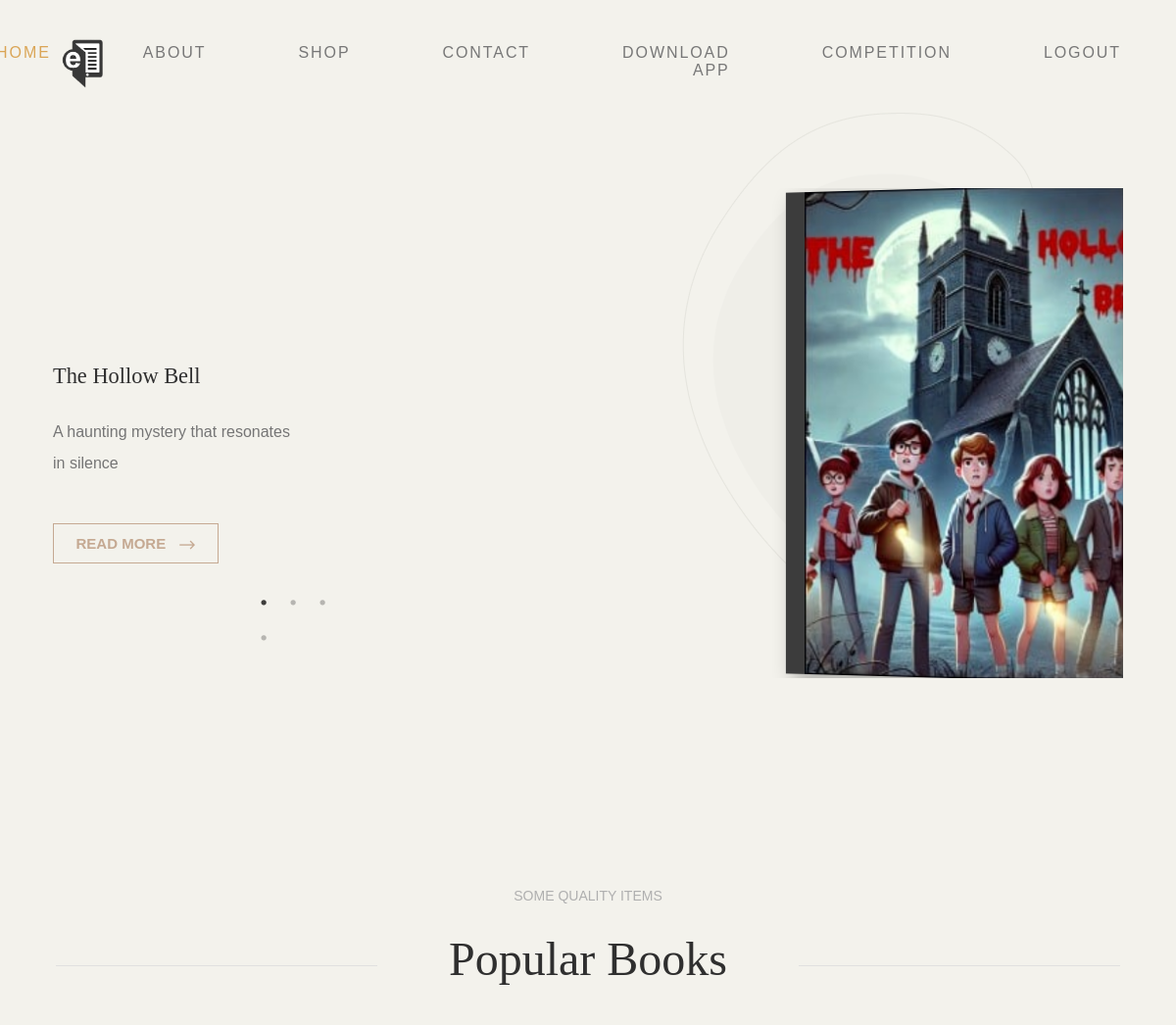
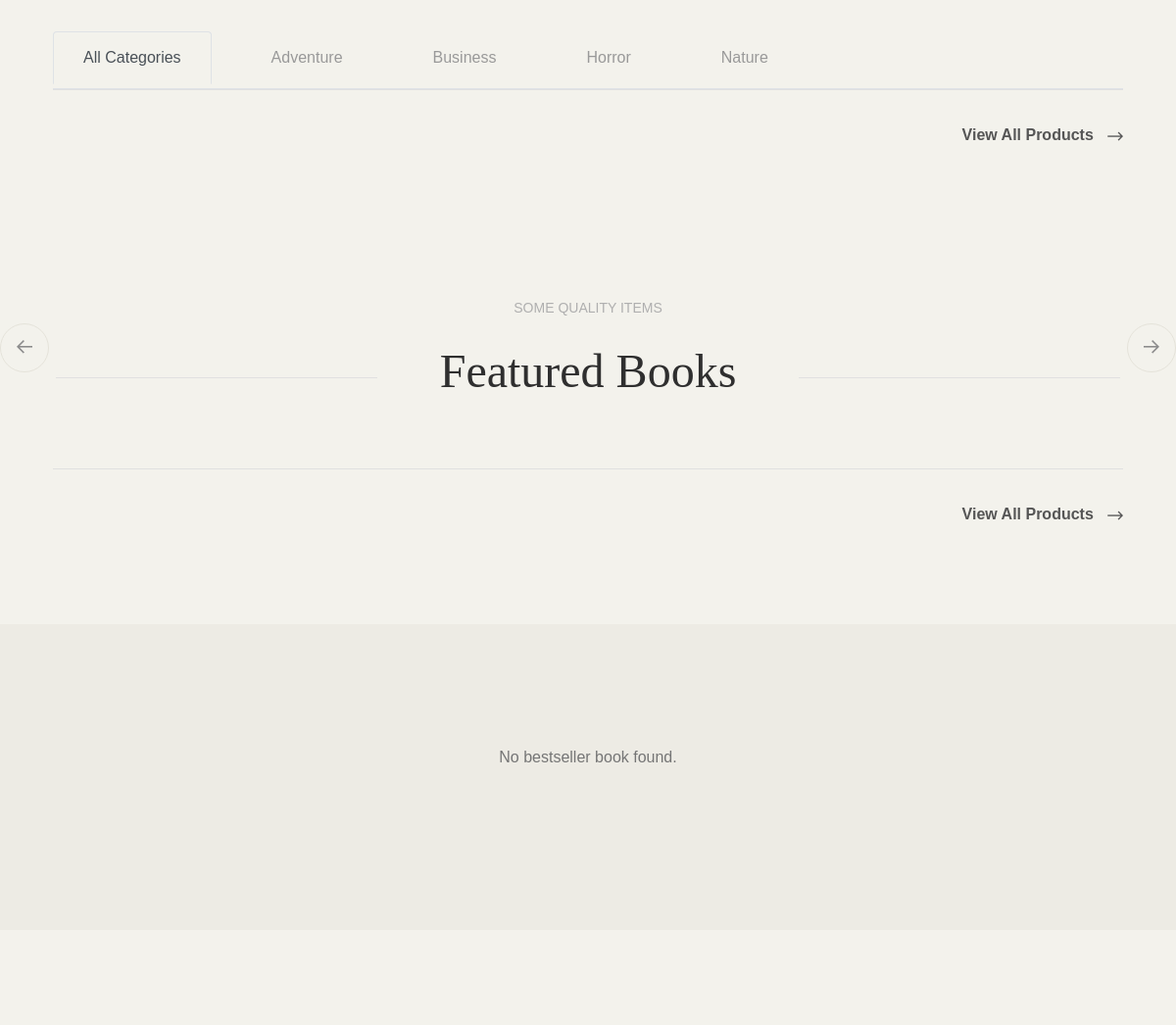
The page /dashboard/website/index.php (signed in, upper part) on the database as committed earlier (2 pictures, top to bottom).
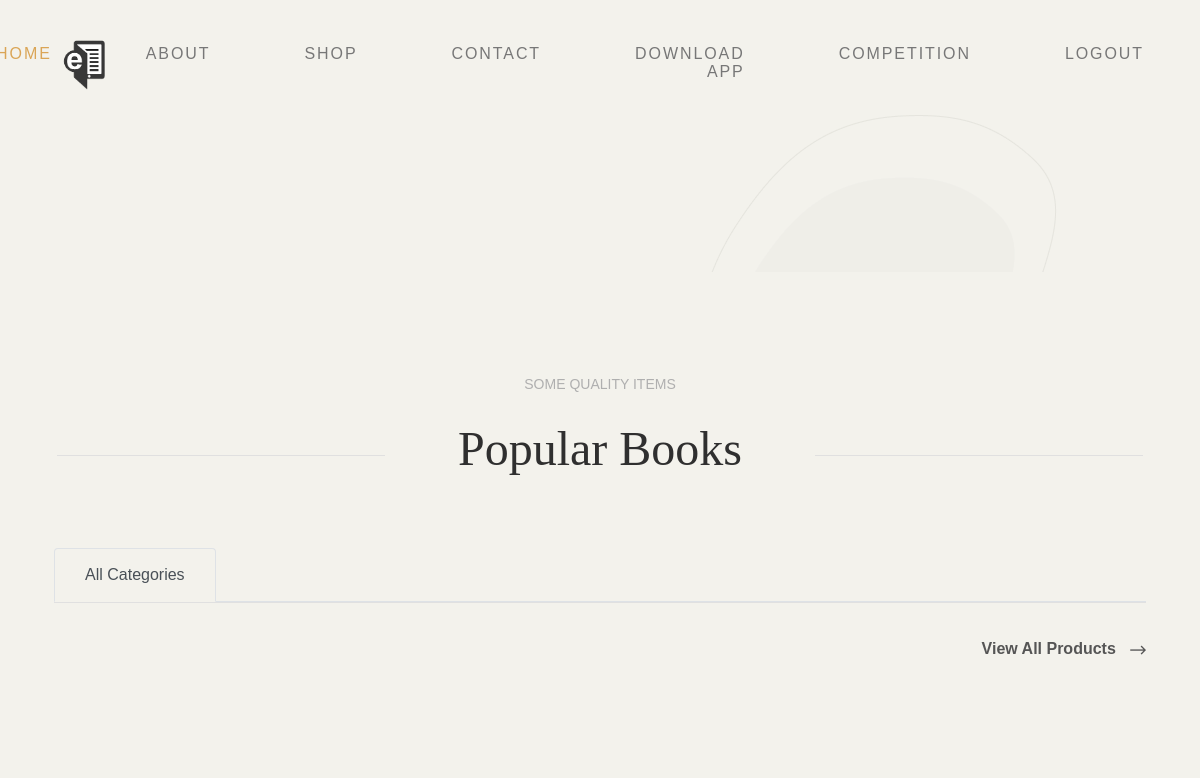
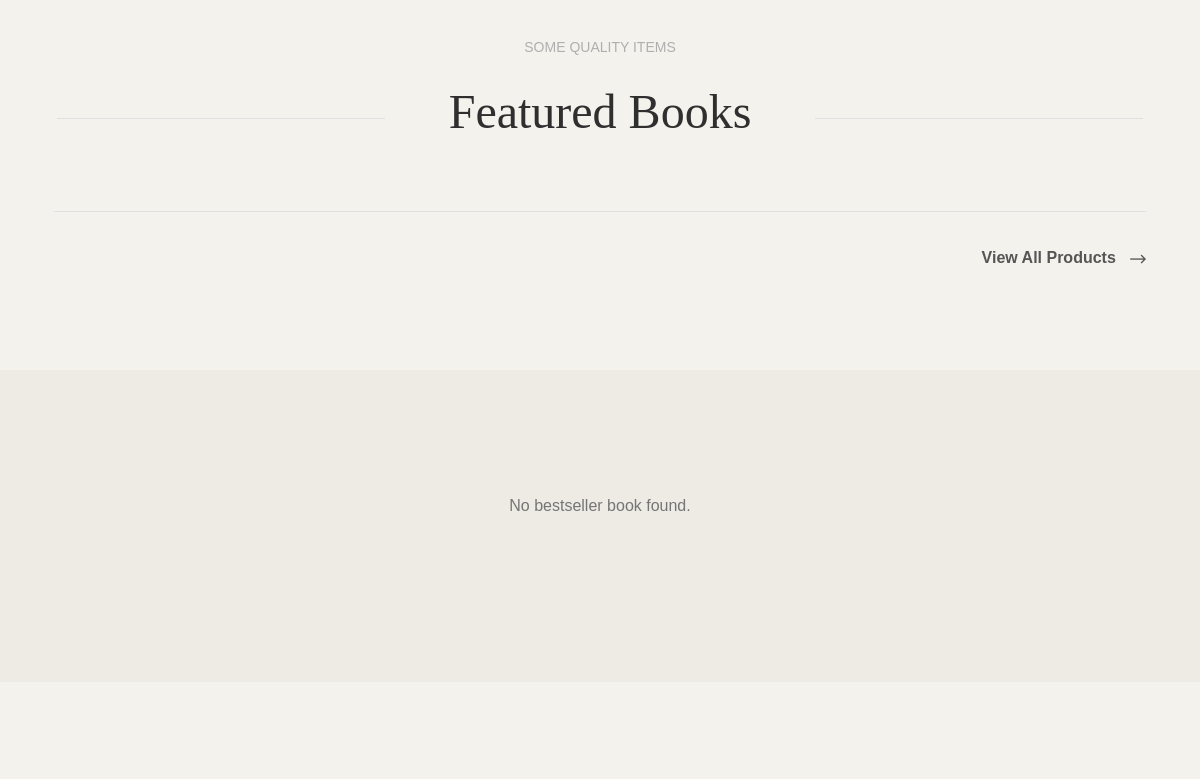
The same page on the database as committed later (2 pictures, top to bottom).
### tables this page shows
CREATE TABLE `banners` (
  `id` int(11) NOT NULL,
  `title` varchar(255) NOT NULL,
  `description` text DEFAULT NULL,
  `image` varchar(255) NOT NULL,
  `created_at` timestamp NOT NULL DEFAULT current_timestamp()
);

CREATE TABLE `categories` (
  `category_id` int(11) NOT NULL,
  `category_name` varchar(100) NOT NULL
);

### dashboard/website/index.php (the view, shortened to what this page needs)
<!DOCTYPE html>
<html lang="en">
<head>
	<link href="https://cdn.jsdelivr.net/npm/bootstrap@5.3.1/dist/css/bootstrap.min.css" rel="stylesheet"
>
	<link rel="stylesheet" type="text/css" href="css/normalize.css">
	<link rel="stylesheet" type="text/css" href="icomoon/icomoon.css">
	<link rel="stylesheet" type="text/css" href="css/vendor.css">
	<link rel="stylesheet" type="text/css" href="style.css">
	<link rel="stylesheet" type="text/css" href="https://cdn.jsdelivr.net/npm/slick-carousel@1.8.1/slick/slick.css" />
	<link rel="stylesheet" type="text/css" href="https://cdn.jsdelivr.net/npm/slick-carousel@1.8.1/slick/slick-theme.css" />
</head>
<body data-bs-spy="scroll" data-bs-target="#header" tabindex="0">
	<?php include 'header.php' ?>
	<section id="billboard">
		<div class="container">
			<div class="row">
				<div class="col-md-12">
					<button class="prev slick-arrow">
						<i class="icon icon-arrow-left"></i>
					</button>
					<div class="main-slider pattern-overlay">
						<?php
						$conn = new mysqli("localhost", "root", "", "ebook");
						$query = "SELECT * FROM banners";
						$result = $conn->query($query);
						while ($row = $result->fetch_assoc()) {
						?>
							<div class="slider-item">
								<div class="row align-items-center">
									<div class="col-md-8">
										<div class="banner-content">
											<h3 class="banner-title"><?php echo $row['title']; ?></h3>
											<p><?php echo $row['description']; ?></p>
											<div class="btn-wrap">
												<a href="#" class="btn btn-outline-accent btn-accent-arrow">Read More
													<i class="icon icon-ns-arrow-right"></i>
												</a>
											</div>
										</div>
									</div>
									<div class="col-md-4 text-center">
										<img src="../assets/uploads/images/<?php echo $row['image']; ?>" alt="banner" class="img-fluid banner-image book-look-image">
									</div>
								</div>
							</div>
						<?php } ?>
					</div>
					<button class="next slick-arrow">
						<i class="icon icon-arrow-right"></i>
					</button>
				</div>
			</div>
		</div>
	</section>
	<section id="featured-books" class="py-5 my-5">
		<div class="container">
			<div class="row">
				<div class="col-md-12">
					<div class="section-header align-center">
						<div class="title">
							<span>Some quality items</span>
						</div>
						<h2 class="section-title">Popular Books</h2>
					</div>
					<div class="product-list" data-aos="fade-up">
						<div class="row">
							<div class="col-md-12">
								<ul class="nav nav-tabs">
									<li class="nav-item">
										<a class="nav-link active" href="#" data-category="all">All Categories</a>
									</li>
									<?php
									$query = "SELECT * FROM categories";
									$result = mysqli_query($conn, $query);
									while ($row = mysqli_fetch_assoc($result)) {
									?>
										<li class="nav-item">
											<a class="nav-link" href="#" data-category="<?php echo $row['category_id']; ?>">
												<?php echo $row['category_name']; ?>
											</a>
										</li>
									<?php } ?>
								</ul>
							</div>
						</div>
					</div>
				</div>
			</div>
			<div class="row">
				<div class="col-md-12">
					<div class="btn-wrap align-right">
						<a href="#" class="btn-accent-arrow">View all products <i class="icon icon-ns-arrow-right"></i></a>
					</div>
				</div>
			</div>
		</div>
	</section>
	<section id="featured-books" class="py-5 my-5">
		<div class="container">
			<div class="row">
				<div class="col-md-12">
					<div class="section-header align-center">
						<div class="title">
							<span>Some quality items</span>
						</div>
						<h2 class="section-title">Featured Books</h2>
					</div>
					<div class="product-list" data-aos="fade-up">
					</div>
				</div>
			</div>
			<div class="row">
				<div class="col-md-12">
					<div class="btn-wrap align-right">
						<a href="#" class="btn-accent-arrow">View all products <i class="icon icon-ns-arrow-right"></i></a>
					</div>
				</div>
			</div>
		</div>
	</section>
	<section id="best-selling" class="leaf-pattern-overlay">
		<div class="container">
			<div class="row justify-content-center">
				<div class="col-md-8">
					<div class="row">
						<?php
						$query = "SELECT * FROM ebooks WHERE ebook_id= 1 LIMIT 1";
						$result = mysqli_query($conn, $query);
						if (mysqli_num_rows($result) > 0) {
							$row = mysqli_fetch_assoc($result);
						?>
							<div class="col-md-6">
								<figure class="products-thumb">
									<img src="../assets/uploads/images/<?php echo $row['cover_image']; ?>" alt="<?php echo $row['title']; ?>" class="single-image">
								</figure>
							</div>
							<div class="col-md-6">
								<div class="product-entry">
									<h2 class="section-title divider">Best Selling Book</h2>
									<div class="products-content">
										<h3 class="item-title"><?php echo $row['title']; ?></h3>
										<p><?php echo $row['description']; ?></p>
										<div class="item-price">$ <?php echo number_format($row['price'], 2); ?></div>
										<div class="btn-wrap">
											<form action="add_to_cart.php" method="POST">
												<input type="hidden" name="book_id" value="<?php echo $row['ebook_id']; ?>">
												<input type="hidden" name="book_title" value="<?php echo $row['title']; ?>">
												<input type="hidden" name="book_price" value="<?php echo $row['price']; ?>">
												<button type="submit" name="add_to_cart" class="btn-accent-arrow">
													Shop it now <i class="icon icon-ns-arrow-right"></i>
												</button>
											</form>
										</div>
									</div>
								</div>
							</div>
						<?php } else { ?>
							<div class="col-12">
								<p class="text-center">No bestseller book found.</p>
							</div>
						<?php } ?>
					</div>
				</div>
			</div>
		</div>
	</section>
</body>
</html>

### dashboard/website/header.php (shortened to what this page needs)
<div id="header-wrap">
    <div class="top-content">
        <div class="container-fluid">
            <div class="row">
                <header id="header">
                    <div class="container-fluid">
                        <div class="row align-items-center">
                            <div class="col-md-2">
                                <div class="main-logo">
                                    <a href="index.php"><img src="../assets/images/download1.png" alt="Logo" width="100" height="60"></a>
                                </div>
                            </div>
                            <div class="col-md-10">
                                <nav id="navbar">
                                    <div class="main-menu stellarnav">
                                        <ul class="menu-list d-flex justify-content-end gap-4">
                                            <li class="menu-item active"><a href="index.php">HOME</a></li>
                                            <li class="menu-item"><a href="about.php">ABOUT</a></li>
                                            <li class="menu-item"><a href="shop.php">SHOP</a></li>
                                            <li class="menu-item"><a href="contact.php">CONTACT</a></li>
                                            <li class="menu-item"><a href="download.php">DOWNLOAD APP</a></li>
                                            <li class="menu-item"><a href="competition.php">COMPETITION</a></li>
                                            <li class="menu-item"><a href="http://localhost/ebook-project/dashboard/login-auth/logout.php">Logout</a>
                                                </a></li>
                                        </ul>
                                    </div>
                                </nav>
                            </div>
                        </div>
                    </div>
                </header>
            </div>
        </div>

### dashboard/website/icomoon/icomoon.css (style rules this page uses)
[class^="icon-"], [class*=" icon-"] { font-family: 'icomoon' !important; speak: never; font-style: normal; font-weight: normal; font-variant: normal; text-transform: none; line-height: 1; -webkit-font-smoothing: antialiased; -moz-osx-font-smoothing: grayscale; }
.icon-ns-arrow-right:before { content: "\e90b"; }
.icon-arrow-left:before { content: "\e900"; }
.icon-arrow-right:before { content: "\e901"; }

### dashboard/website/index.php (style rules this page uses)
.book-look-image { border-left: 20px solid #3c3c3c; box-shadow: 8px 8px 20px rgba(0, 0, 0, 0.3); width: 100%; height: 500px; display: block; transform: perspective(800px) rotateY(-5deg); transition: box-shadow 0.3s ease, transform 0.3s ease; }

Rows that differ between the two databases and show on the page:
removed banners: title "The Hollow Bell", description "A haunting mystery that resonates in silence", image (picture)
removed categories: category_name "Adventure"
removed categories: category_name "Business"
removed categories: category_name "Horror"
removed categories: category_name "Nature"
